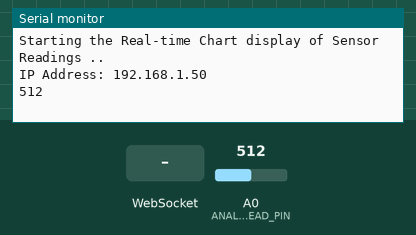
Recording of a program running on a simulated ESP8266 (NodeMCU). On the bench: the last lines printed to the serial monitor. Inputs (shaded band) come from the test bench; at power-on: A0 (ANALOG_READ_PIN) = 512. WiFi joins after 1.5 s; servers stay silent unless stated; storage starts empty.

Above: at 2.7 s.
2.8 s: WebSocket text "1" received
At 3.4 s:
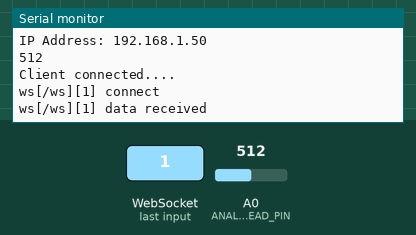
4.3 s: A0 (ANALOG_READ_PIN) set to 716
At 4.9 s:
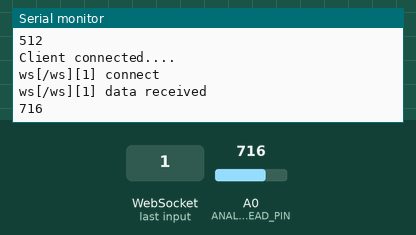
5.8 s: A0 (ANALOG_READ_PIN) set to 900
At 7.2 s:
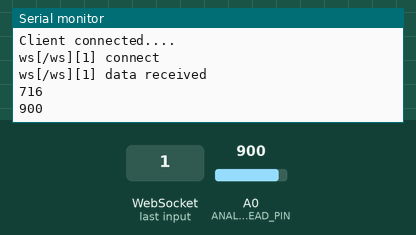

Measured:
- after the input at 2.8 s, the serial monitor: prints a new line at once (image 1)
- after the input at 4.3 s, the serial monitor: prints a new line at once (image 2)
- after the input at 5.8 s, the serial monitor: prints a new line at once (image 3)

The program:

main.cpp
```cpp
/*
  Title:  Plot Real-time Chart display of Sensor Readings – ESP8266/ESP32
  Description:  Displays sensor readings in real time
  Author: donsky
  For:    www.donskytech.com
  Date:   September 20, 2022
*/

#include <Arduino.h>
#ifdef ESP32
#include <WiFi.h>
#include <AsyncTCP.h>
#include "SPIFFS.h"
#elif defined(ESP8266)
#include <ESP8266WiFi.h>
#include <ESPAsyncTCP.h>
#include <LittleFS.h>
#endif
#include <ESPAsyncWebServer.h>


/*
  Replace the SSID and Password according to your wifi
*/
const char *ssid = "<REPLACE_WITH_YOUR_WIFI_SSID>";
const char *password = "<REPLACE_WITH_YOUR_WIFI_PASSWORD>";


// Webserver and Websockets setup
AsyncWebServer server(80);
AsyncWebSocket webSocket("/ws");

// LDR Pin
static int sensorVal = 0;
const int ANALOG_READ_PIN = A0; // or A0

// Function to handle request that is not serve by our web server
void notFound(AsyncWebServerRequest *request)
{
  request->send(404, "text/plain", "Not found");
}

// Callback function for our websocket message
void onEvent(AsyncWebSocket *server, AsyncWebSocketClient *client, AwsEventType type, void *arg, uint8_t *data, size_t len)
{
  if (type == WS_EVT_CONNECT)
  {
    // client connected
    Serial.println("Client connected....");
    os_printf("ws[%s][%u] connect\n", server->url(), client->id());
    client->ping();
  }
  else if (type == WS_EVT_DISCONNECT)
  {
    // client disconnected
    os_printf("ws[%s][%u] disconnect: %u\n", server->url(), client->id());
  }
  else if (type == WS_EVT_ERROR)
  {
    // error was received from the other end
    os_printf("ws[%s][%u] error(%u): %s\n", server->url(), client->id(), *((uint16_t *)arg), (char *)data);
  }
  else if (type == WS_EVT_PONG)
  {
    // pong message was received (in response to a ping request maybe)
    os_printf("ws[%s][%u] pong[%u]: %s\n", server->url(), client->id(), len, (len) ? (char *)data : "");
  }
  else if (type == WS_EVT_DATA)
  {
    // do nothing as client is not sending message to server
    os_printf("ws[%s][%u] data received\n", server->url(), client->id());
  }
}

// function to read LDR value
void readLDRValue()
{

  // Read
  int tempSensorVal = analogRead(ANALOG_READ_PIN);

  // Check if value read is different then send a websocket message to the client
  if (tempSensorVal != sensorVal)
  {
    Serial.println(tempSensorVal);
    sensorVal = tempSensorVal;

    // send message to clients when Connected
    webSocket.printfAll(std::to_string(sensorVal).c_str());

    // adding a little delay
    delay(10);
  }
}

void setup()
{

  Serial.begin(115200);
  Serial.println("Starting the Real-time Chart display of Sensor Readings ..");

  // Begin LittleFS for ESP8266 or SPIFFS for ESP32
  if (!LittleFS.begin())
  {
    Serial.println("An Error has occurred while mounting LittleFS");
    return;
  }

  // Connect to WIFI
  WiFi.mode(WIFI_STA);
  WiFi.begin(ssid, password);
  if (WiFi.waitForConnectResult() != WL_CONNECTED)
  {
    Serial.printf("WiFi Failed!\n");
    return;
  }

  Serial.print("IP Address: ");
  Serial.println(WiFi.localIP());

  // attach AsyncWebSocket
  webSocket.onEvent(onEvent);
  server.addHandler(&webSocket);

  // Route for root index.html
  server.on("/", HTTP_GET, [](AsyncWebServerRequest *request)
            { request->send(LittleFS, "/index.html", "text/html"); });

  // Route for root index.css
  server.on("/index.css", HTTP_GET, [](AsyncWebServerRequest *request)
            { request->send(LittleFS, "/index.css", "text/css"); });

  // Route for root entireframework.min.css
  server.on("/entireframework.min.css", HTTP_GET, [](AsyncWebServerRequest *request)
            { request->send(LittleFS, "/entireframework.min.css", "text/css"); });

  // Route for root index.js
  server.on("/index.js", HTTP_GET, [](AsyncWebServerRequest *request)
            { request->send(LittleFS, "/index.js", "text/javascript"); });

  server.onNotFound(notFound);

  // Start the server
  server.begin();
}

void loop()
{
  // Read the LDR values continously
  readLDRValue();
}
```
